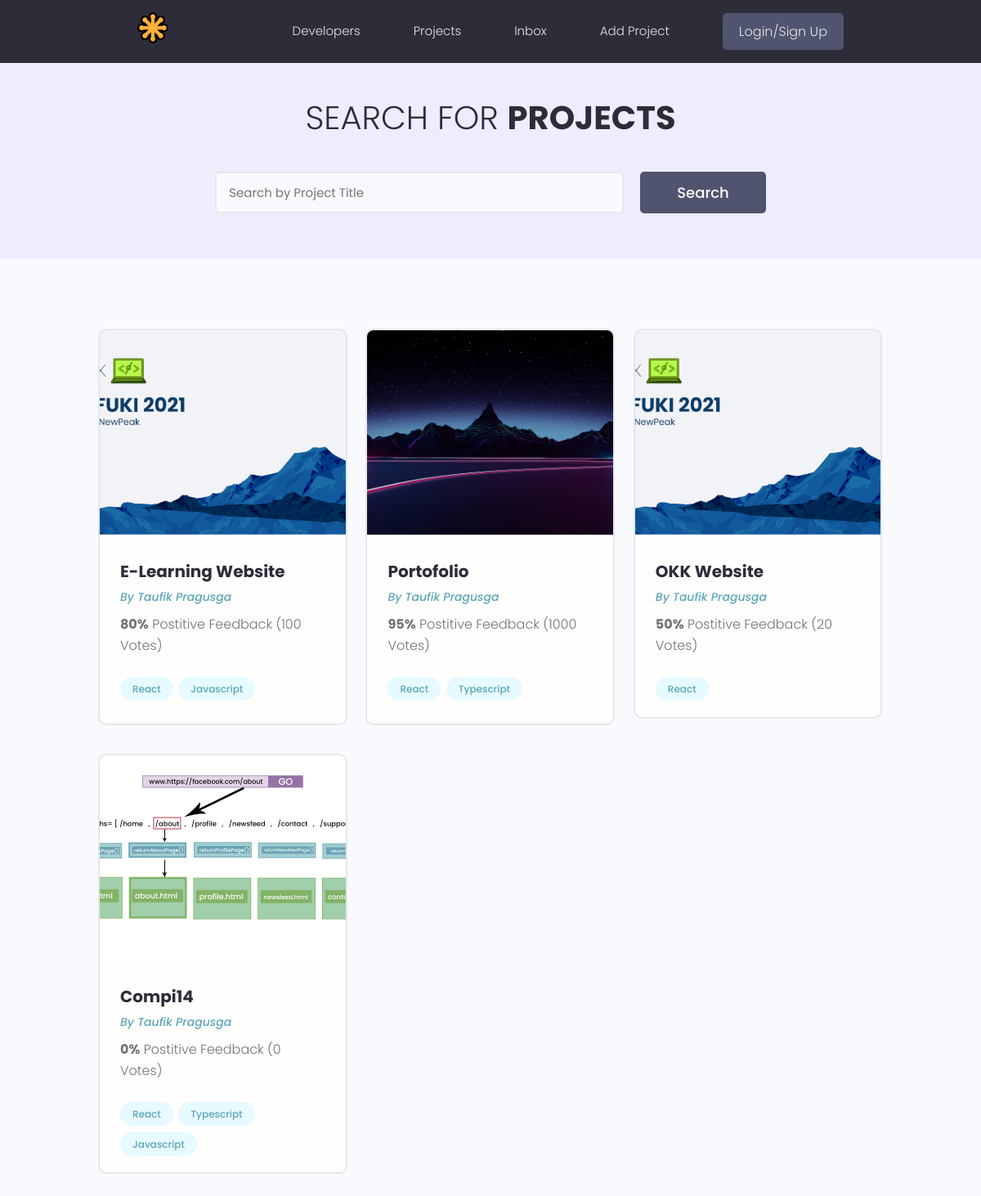
Page /projects/ on the earlier database version.
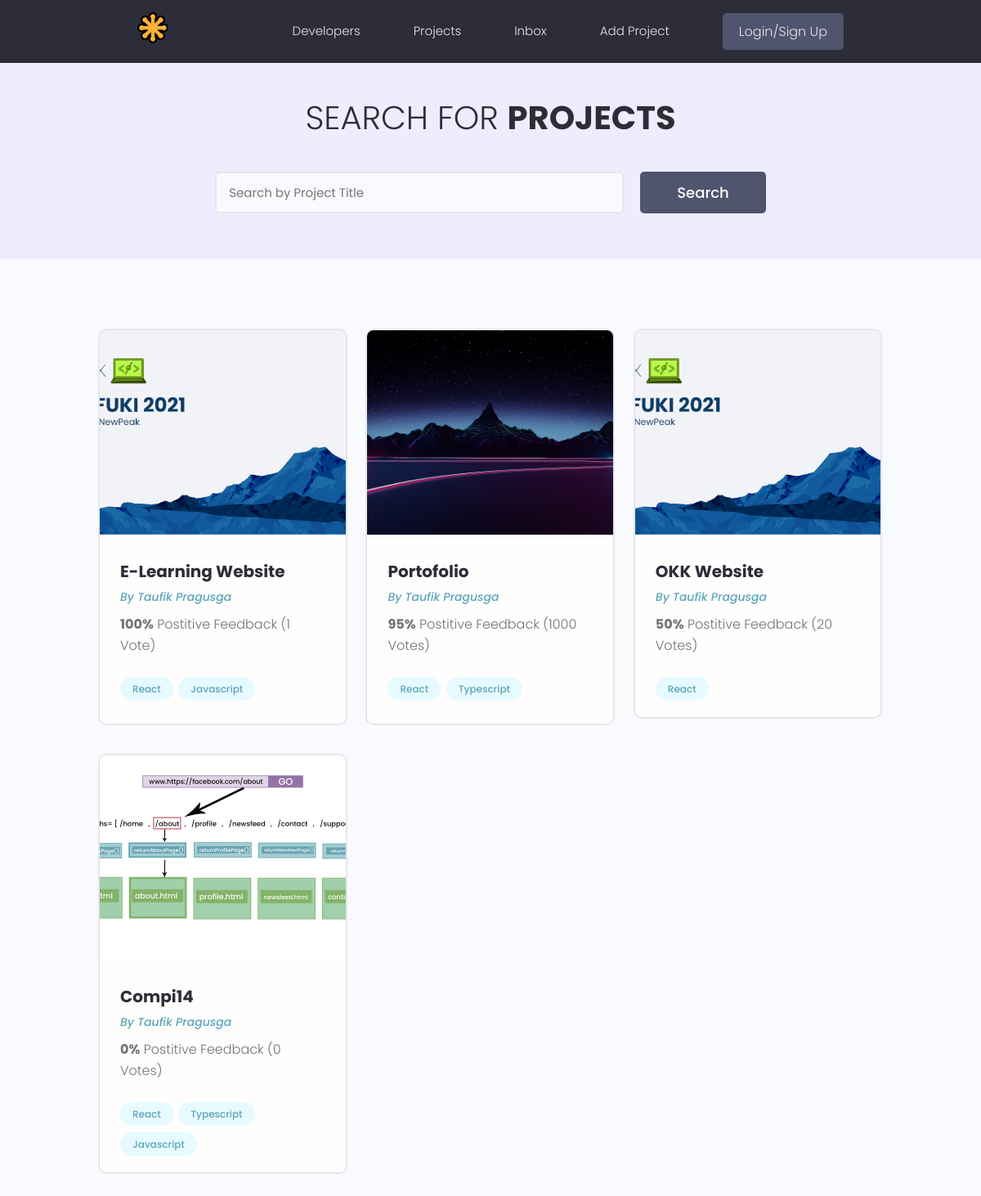
Same page on the later database version.
### projects/models.py (models this page shows, shortened)
class Project(models.Model):
    id = models.UUIDField(
        default=uuid.uuid4, unique=True, primary_key=True, editable=False
    )
    featured_image = models.ImageField(
        null=True, blank=True, default="default.png"
    )
    title = models.CharField(max_length=200)
    description = models.TextField(null=True, blank=True)
    demo_link = models.CharField(max_length=2000, null=True, blank=True)
    source_link = models.CharField(max_length=2000, null=True, blank=True)
    created_at = models.DateTimeField(auto_now_add=True)
    vote_total = models.IntegerField(default=0, null=True, blank=True)
    vote_ratio = models.IntegerField(default=0, null=True, blank=True)
    tags = models.ManyToManyField("Tag", null=True, blank=True)

class Tag(models.Model):
    id = models.UUIDField(
        default=uuid.uuid4, unique=True, primary_key=True, editable=False
    )
    name = models.CharField(max_length=200)
    created_at = models.DateTimeField(auto_now_add=True)

### projects/views.py (the view)
# urls.py: path("projects/", include("projects.urls")),
def projects(request):
    projects = Project.objects.all()
    context = {"projects": projects}
    return render(request, "projects/projects.html", context)

### projects/templates/projects/projects.html (shortened to what this page needs)
{% extends 'main.html' %}
{% block content %}
<main class="projects">
  <section class="hero-section text-center">
    <div class="container container--narrow">
      <div class="hero-section__box">
        <h2>Search for <span>Projects</span></h2>
      </div>
      <div class="hero-section__search">
        <form class="form" action="#" method="get">
          <div class="form__field">
            <input class="input input--text" id="formInput#search" type="text" name="text"
              placeholder="Search by Project Title" />
          </div>
          <input class="btn btn--sub btn--lg" type="submit" value="Search" />
        </form>
      </div>
    </div>
  </section>
  <section class="projectsList">
    <div class="container">
      <div class="grid grid--three">
        {% for project in projects %}
        <div class="column">
          <div class="card project">
            <a href="{% url 'project' project.id %}" class="project">
              <img class="project__thumbnail" src="{{project.featured_image.url}}" alt="project thumbnail" />
              <div class="card__body">
                <h3 class="project__title">{{project.title}}</h3>
                <p><a class="project__author" href="{% url 'project' project.id %}">By Taufik Pragusga</a></p>
                <p class="project--rating">
                  <span style="font-weight: bold;">{{project.vote_ratio}}%</span> Postitive
                  Feedback ({{project.vote_total}} Vote{{project.vote_total|pluralize:"s"}})
                </p>
                <div class="project__tags">
                  {% for tag in project.tags.all %}
                  <span class="tag tag--pill tag--main">
                    <small>{{tag.name}}</small>
                  </span>
                  {% endfor %}
                </div>
              </div>
            </a>
          </div>
        </div>
        {% endfor %}
      </div>
    </div>
  </section>
</main>
{% endblock content %}

### templates/main.html (shortened to what this page needs)
<!DOCTYPE html>
{% load static %}
<html lang="en">
<head>
  <link rel="stylesheet" href="https://cdn.iconmonstr.com/1.3.0/css/iconmonstr-iconic-font.min.css" />
  <link rel="stylesheet" href="{% static 'uikit/styles/uikit.css' %}" />
  <link rel="stylesheet" href="{% static 'styles/app.css' %}" />
</head>
<body>
  {% include 'navbar.html' %}
  {% block content %}
  {% endblock content %}
</body>
</html>

### templates/navbar.html (shortened to what this page needs)
{% load static %}
<header class="header">
  <div class="container container--narrow">
    <a href="{% url 'profiles' %}" class="header__logo">
      <img src="{% static 'images/logo.svg' %}" alt="DevSearch Logo" />
    </a>
    <nav class="header__nav">
      <ul class="header__menu">
        <li class="header__menuItem"><a href="{% url 'profiles' %}">Developers</a></li>
        <li class="header__menuItem"><a href="{% url 'projects' %}">Projects</a></li>
        <li class="header__menuItem"><a href="">Inbox</a></li>
        <li class="header__menuItem"><a href="{% url 'create-project' %}">Add Project</a></li>
        <li class="header__menuItem"><a href="" class="btn btn--sub">Login/Sign Up</a></li>
      </ul>
    </nav>
  </div>
</header>

### static/styles/app.css (style rules this page uses)
:root { --color-sub: #2d2d39; }
.btn--sub { background-color: var(--color-sub-light); }
.card { border: 2px solid var(--color-light); }
img { width: 100%; }
.header { position: sticky; z-index: 111; background-color: var(--color-sub); padding: 1.5rem 0; }
.header > .container { display: flex; justify-content: space-between; align-items: center; }
.header__logo > img { height: 3.8rem; }
.header__nav > ul { display: inline-flex; align-items: center; list-style: none; gap: 6.5rem; }
.header__menuItem > a { color: var(--color-light); font-weight: 300; }
.hero-section { height: 40vh; display: flex; align-items: center; background-color: var(--color-sub); }
.hero-section__box { margin-bottom: 4rem; }
.hero-section__box > h2, .hero-section__box > h2 > span { font-size: 4rem; color: var(--color-light); line-height: 1.3; text-transform: uppercase; }
.hero-section__box > h2 { font-weight: 300; }
.hero-section__box > h2 > span { font-weight: 700; }
.hero-section__search > .form { display: flex; align-items: center; justify-content: center; gap: 2rem; }
.hero-section__search > .form input.input--text { width: 50rem; }
.project__author { font-size: 1.4rem; font-style: italic; }
.project--rating { margin-bottom: 1.6em; margin-top: .5em; }
.projects > .hero-section { background: var(--color-sub-lighter); height: 30vh; }
.projects .hero-section__box { margin-bottom: 2.5rem; }
.projects .hero-section__box > h2 { color: var(--color-sub); }
.projects .hero-section__box > h2 > span { font-weight: 700; color: var(--color-sub); }
.projectsList { margin-top: 8rem; }
.project__thumbnail { height: 25rem; object-fit: cover; object-position: top center; }
.project__title { font-size: 2rem; font-weight: 700; color: var(--color-sub); }

### static/uikit/styles/modules/_variables.css (style rules this page uses)
:root { --color-main: #5aa5b9; --color-main-light: #e6faff; --color-sub: #3f4156; --color-sub-light: #51546e; --color-sub-lighter: #ededfd; --color-text: #737373; --color-gray: #8b8b8b; --color-light: #e5e7eb; --color-light-gray: #767676; --color-bg: #f8fafd; --color-white: #fffefd; --color-white-light: #f3f3f3; --color-success: #359e64; --color-success-bg: #def8e8; --color-error: #fc4b0b; --color-error-bg: #fff2ee; --font-base: 'Poppins', arial, helvetica, 'Segoe UI', roboto, ubuntu, sans-serif; --font-monospace: 'Fira Code', 'Courier New', courier, monospace; --font-regular: 300; --font-medium: 500; --font-bold: 700; --generic-shadow: 1px 1px 5px #00000010; --generic-transition: all 0.3s ease-in-out; }

### static/uikit/styles/modules/_base.css (style rules this page uses)
* { margin: 0; padding: 0; box-sizing: border-box; text-rendering: optimizeLegibility; color: inherit; font-size: inherit; }
html { font-size: 50%; }
@media only screen and (min-width: 480px) { html { font-size: 56.25%; } }
@media only screen and (min-width: 1200px) { html { font-size: 62.5%; } }
body { line-height: 1.6; font-weight: 400; font-size: 1.5rem; color: var(--color-text); background-color: var(--color-bg); min-height: 100vh; }

### static/uikit/styles/modules/_typography.css (style rules this page uses)
* { font-family: var(--font-base); }
h2 { font-size: 3.6rem; font-weight: var(--font-bold); }
h3 { font-size: 3.2rem; font-weight: var(--font-medium); }
p, span, strong { font-size: 1.6rem; color: var(--color-text); font-weight: var(--font-regular); }
a { padding-bottom: 2px; text-decoration: none; display: inline-block; color: var(--color-main); font-weight: var(--font-medium); }

### static/uikit/styles/modules/_utilities.css (style rules this page uses)
.container { width: 92%; max-width: 165rem; margin: 0 auto; box-sizing: border-box; }
.container--narrow { width: 92%; max-width: 120rem; }
@media screen and (min-width: 1000px) { .container { width: 90%; } }
@media screen and (min-width: 1000px) { .container--narrow { width: 85%; } }
@media screen and (min-width: 1200px) { .container { width: 80%; } }
@media screen and (min-width: 1200px) { .container--narrow { width: 72%; } }
.text-center { text-align: center; }

### static/uikit/styles/modules/_button.css (style rules this page uses)
.btn { display: inline-block; position: relative; cursor: pointer; background-color: var(--color-light); font-weight: var(--font-medium); color: var(--color-sub); text-decoration: none; padding: 1rem 2rem; border-radius: 0.5rem; border: none; width: -webkit-fit-content; width: -moz-fit-content; width: fit-content; height: -webkit-fit-content; height: -moz-fit-content; height: fit-content; font-size: 1.6rem; outline-width: 0; outline-color: transparent; -webkit-backface-visibility: hidden; backface-visibility: hidden; transition: all 0.3s ease-in-out; }
.btn--sub { background-color: var(--color-sub); color: var(--color-white); }
.btn--lg { font-size: 1.8rem; padding: 1.2rem 4.5rem; }

Differences in the rows shown:
changed Project "E-Learning Website": vote_ratio "80" → "100"; vote_total "100" → "1"
